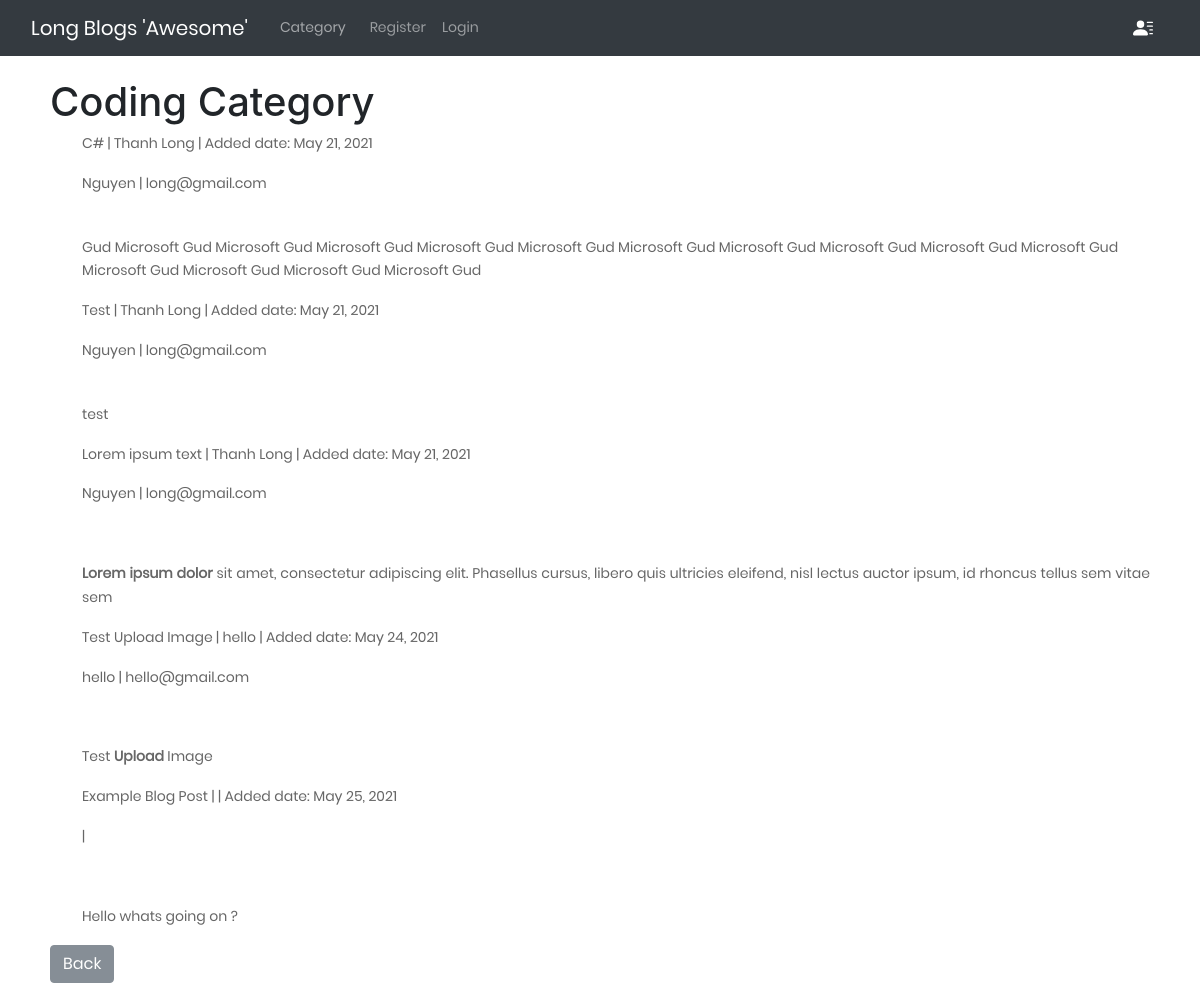
Page /categories/coding/ on the earlier database version.
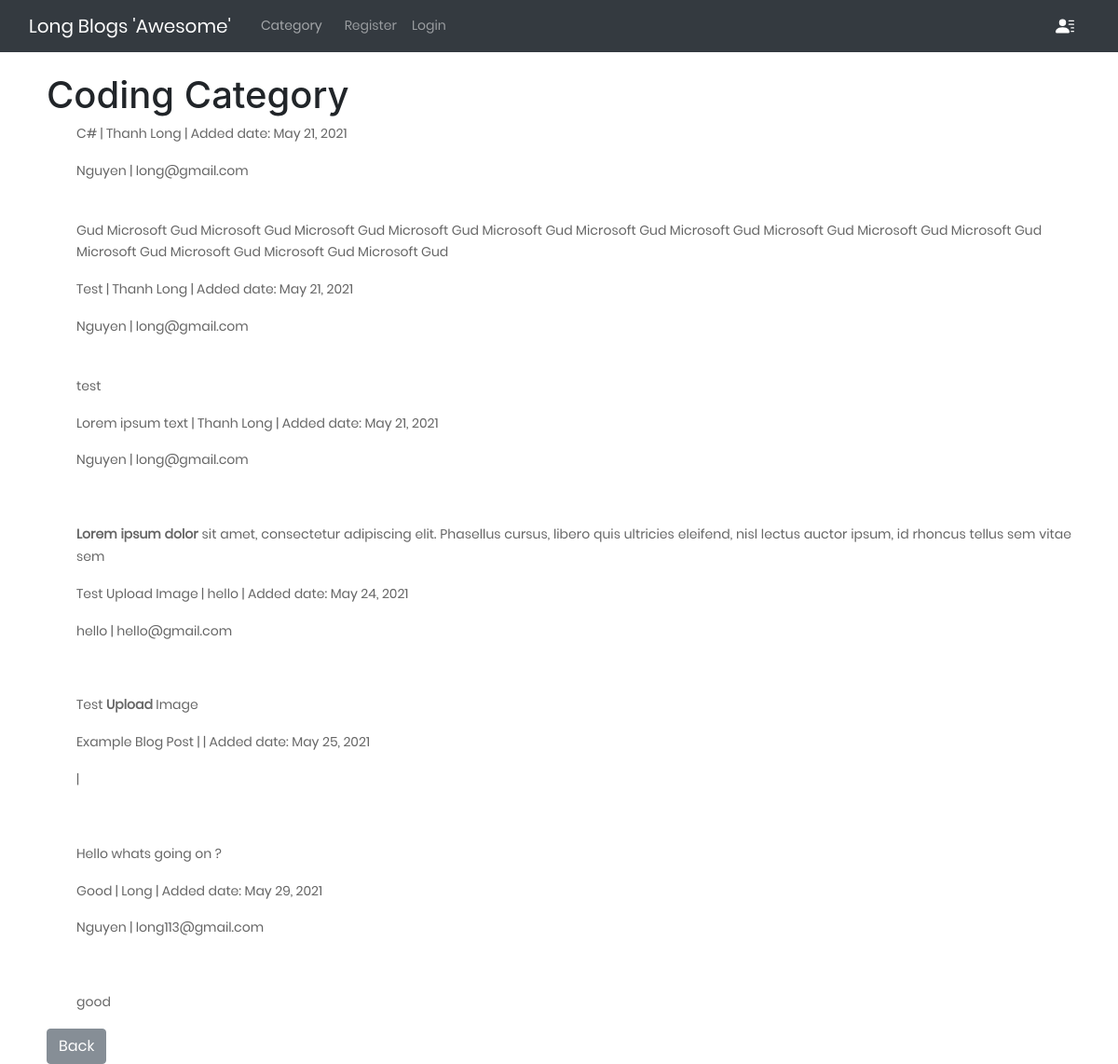
Same page on the later database version.
### theblog/models.py (models this page shows, shortened)
class Post(models.Model):
    title = models.CharField(max_length=255)
    header_image = models.ImageField(null=True, blank=True, upload_to="images/")
    title_tag = models.CharField(max_length=255, default='Long Kun Blogs')
    author = models.ForeignKey(User, on_delete=models.CASCADE)
    category = models.CharField(max_length=255, default='coding')
    snippet = models.CharField(max_length=255)
    body = RichTextField(blank=True, null=True)
    post_date = models.DateField(auto_now_add=datetime.now)
    likes = models.ManyToManyField(User, related_name='blog_posts')

### theblog/views.py (the view)
# urls.py: path('categories/<str:cats>/', views.CategoryView, name='category'),
def CategoryView(request, cats):
    category_list = Post.objects.filter(category=cats.replace('-', ' '))
    return render(request, 'theblog/category.html', {'cats':cats.title().replace('-', ' '), 'category_list':category_list})

### theblog/templates/theblog/category.html (shortened to what this page needs)
{% extends 'theblog/base.html' %}
{% block content %}
    {% if category_list %}
        <h1>{{cats}} Category</h1>
        <ul>
            {% for post in category_list %}
            <li>
                <a href="{% url 'article-detail' post.pk %}">
                    <p>{{post.title}} | {{post.author.first_name}} | Added date: {{post.post_date}}</p>
                </a>
                <p>{{post.author.last_name}} | {{post.author.email}}
                </p>
                <br>
                <p>{{post.body|slice:":200"|safe}}</p>
            </li>
            {% endfor %}
        </ul>
        <a href="{% url 'home' %}" class="btn btn-secondary">Back</a>
    {% else %}
        <h1>Sorry this page does not exist...</h1>
        <a href="{% url 'home' %}" class="btn btn-secondary">Back</a>
    {% endif %}
{% endblock content %}

Differences in the rows shown:
added Post: title "Good", author.first_name "Long", post_date "May 29, 2021", author.last_name "Nguyen", author.email "long113@gmail.com", body "good"
